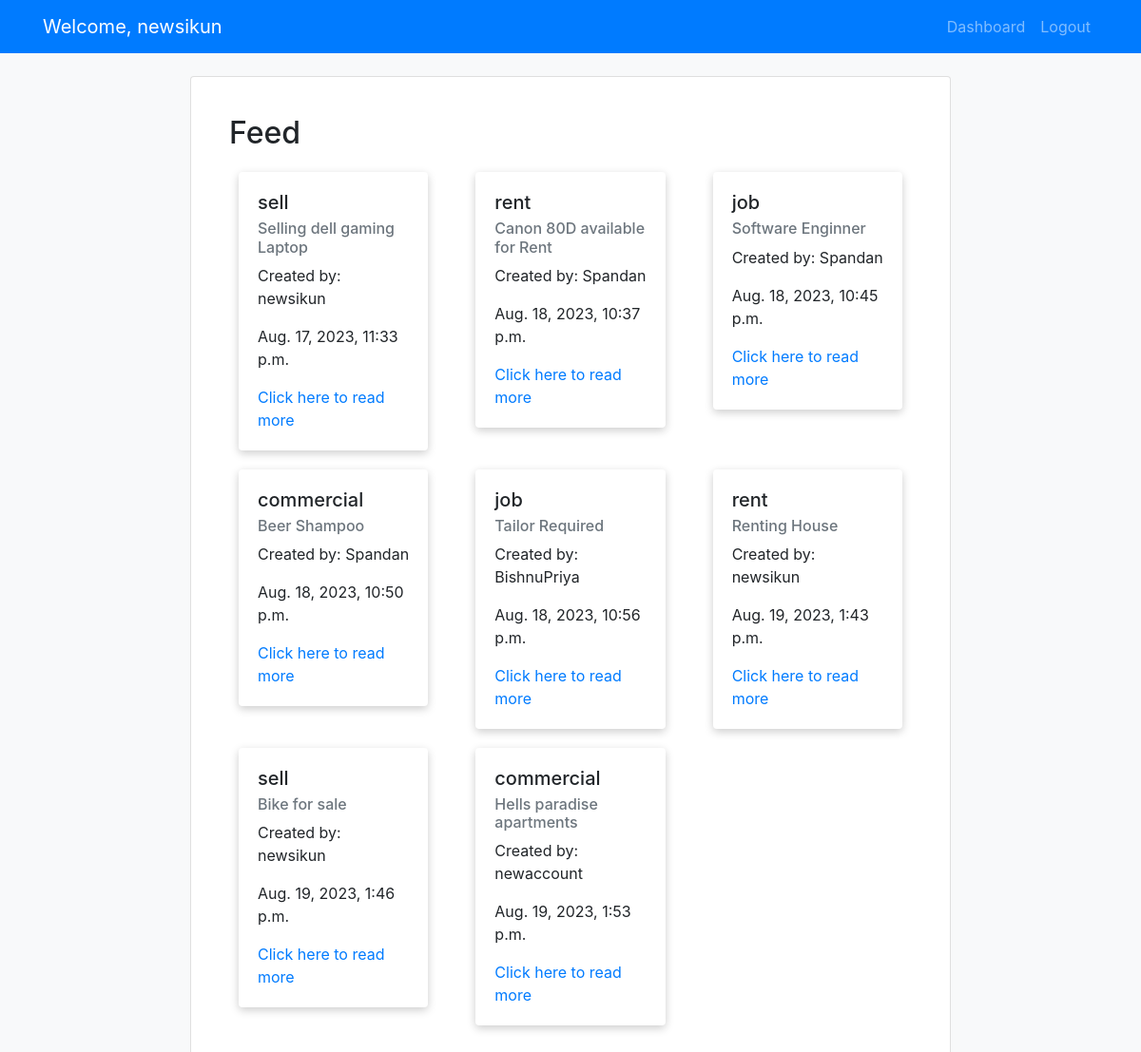
The page /feed/ (signed in) on the database its author committed.
### mainApp/models.py (models this page shows, shortened)
class AdPostModel(models.Model):
    AD_TYPES_CHOICES = [
        ('rent', 'Rent Ads'),
        ('sell', 'Sell Ads'),
        ('job', 'Job Ads'),
        ('commercial', 'Commercial Ads'),
    ]
    user = models.ForeignKey(User, on_delete=models.CASCADE)
    ad_type = models.CharField(max_length=20, choices=AD_TYPES_CHOICES)
    ad_title = models.CharField(max_length=100)
    ad_description = models.TextField()
    contact_info = models.CharField(max_length=100)
    address = models.CharField(max_length=200)
    price = models.CharField(max_length=50)
    created_at = models.DateTimeField(auto_now_add=True)

### mainApp/views.py (the view)
# urls.py: path('feed/', views.feed, name='feed'),
@login_required(login_url='loginPage')
def feed(request):
    posts = AdPostModel.objects.all()
    context = {'posts': posts}
    return render(request, 'feed.html', context)

### mainApp/templates/feed.html (shortened to what this page needs)
<!DOCTYPE html>
<html lang="en">
<head>
    <link rel="stylesheet" href="https://maxcdn.bootstrapcdn.com/bootstrap/4.5.2/css/bootstrap.min.css">
</head>
<body>
    <nav class="navbar navbar-expand-lg navbar-dark bg-primary">
        <div class="container">
            <a class="navbar-brand" href="#">Welcome, {{ user.username }}</a>
            <div class="collapse navbar-collapse" id="navbarNav">
                <ul class="navbar-nav ml-auto">
                    <li class="nav-item">
                        <a class="nav-link" href="{% url 'dashboard'%}">Dashboard</a>
                    </li>
                    <li class="nav-item">
                        <a class="nav-link" href="{% url 'logoutUser'%}">Logout</a>
                    </li>
                </ul>
            </div>
        </div>
    </nav>
<div class="container mt-4">
    <div class="row justify-content-center">
        <div class="col-md-10">
            <div class="card feed-container">
                <div class="card-body">
                    <h2 class="card-title">Feed</h2>
                    <div class="row">
                        {% for post in posts %}
                            <div class="col-md-4">
                                <div class="card feed-card">
                                    <div class="card-body">
                                        <h5 class="card-title">{{ post.ad_type }}</h5>
                                        <h6 class="card-subtitle mb-2 text-muted">{{ post.ad_title }}</h6>
                                        <p class="card-text">Created by: {{ post.user.username }}</p>
                                        <p class="card-text">{{ post.created_at }}</p>
                                        <a href="{% url 'ad' post.id %}">Click here to read more</a>
                                    </div>
                                </div>
                            </div>
                        {% endfor %}
                    </div>
                </div>
            </div>
        </div>
    </div>
</div>
</body>
</html>

### mainApp/templates/feed.html (style rules this page uses)
body { background-color: #f8f9fa; }
.feed-container { max-width: 800px; margin: 0 auto; padding: 20px; animation: fadeInUp 0.5s ease-out; }
.feed-card { border: none; background-color: #fff; box-shadow: 0 3px 10px rgba(0, 0, 0, 0.2); transition: box-shadow 0.3s, background-color 0.3s; margin: 10px; }

### rows shown on the page
AdPostModel: ad_type "sell", ad_title "Selling dell gaming Laptop", user.username "newsikun", created_at "Aug. 17, 2023, 11:33 p.m."
AdPostModel: ad_type "rent", ad_title "Canon 80D available for Rent", user.username "Spandan", created_at "Aug. 18, 2023, 10:37 p.m."
AdPostModel: ad_type "job", ad_title "Software Enginner", user.username "Spandan", created_at "Aug. 18, 2023, 10:45 p.m."
AdPostModel: ad_type "commercial", ad_title "Beer Shampoo", user.username "Spandan", created_at "Aug. 18, 2023, 10:50 p.m."
AdPostModel: ad_type "job", ad_title "Tailor Required", user.username "BishnuPriya", created_at "Aug. 18, 2023, 10:56 p.m."
AdPostModel: ad_type "rent", ad_title "Renting House", user.username "newsikun", created_at "Aug. 19, 2023, 1:43 p.m."
AdPostModel: ad_type "sell", ad_title "Bike for sale", user.username "newsikun", created_at "Aug. 19, 2023, 1:46 p.m."
AdPostModel: ad_type "commercial", ad_title "Hells paradise apartments", user.username "newaccount", created_at "Aug. 19, 2023, 1:53 p.m."

### other values the page prints
{{ user.username }} "newsikun"
